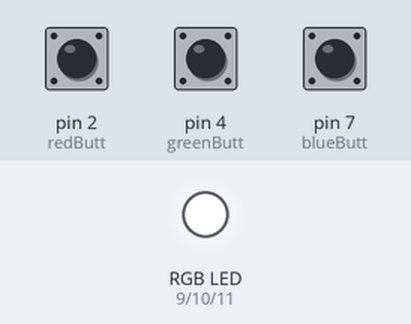
A sketch run on a simulated Arduino Uno, built with avr-gcc and run on an emulated ATmega328P. On the bench: an RGB LED mixed from three pins (HIGH = lit). Inputs (shaded band) come from the test bench; at power-on: pin 2 (redButt) HIGH, pin 4 (greenButt) HIGH, pin 7 (blueButt) HIGH. Dim RGB values are drawn brighter than linear.

Above: at 1.2 s.
1.3 s: pin 2 (redButt) pulled LOW for 0.15 s
At 2.5 s:
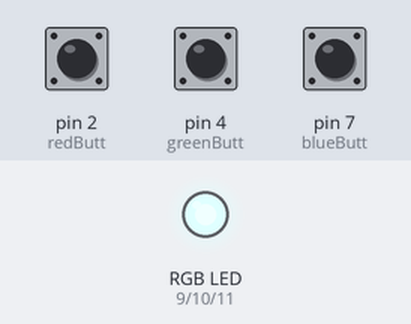
2.9 s: pin 4 (greenButt) pulled LOW for 0.15 s
At 3.7 s:
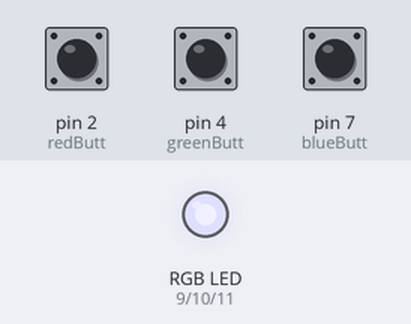
4.5 s: pin 7 (blueButt) pulled LOW for 0.15 s
At 5.8 s:
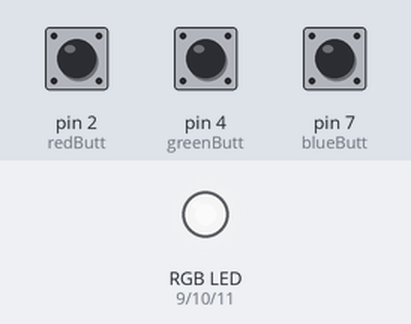
6.1 s: pin 2 (redButt) pulled LOW for 1 s
At 7.4 s:
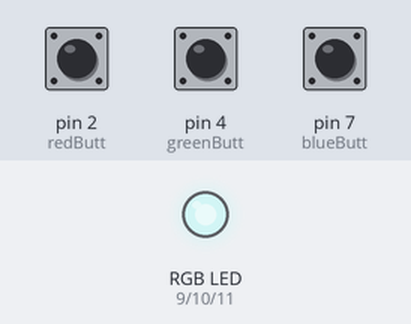
8.6 s: pin 4 (greenButt) pulled LOW for 1 s
At 10.5 s:
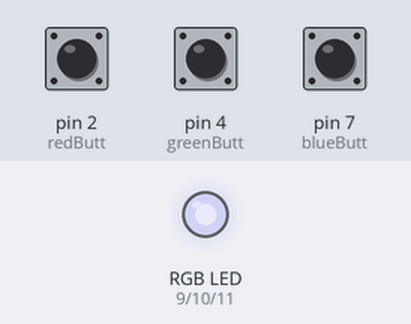
11.1 s: pin 7 (blueButt) pulled LOW for 1 s
At 12.4 s:
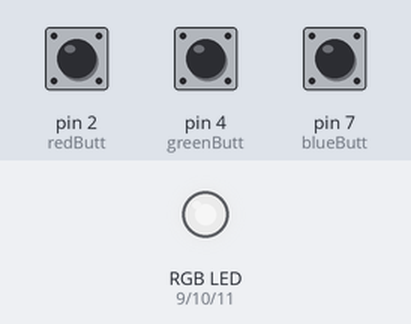
Timing chart, 0 to 14.1 s (numbered marks = the images above; inputs shaded):
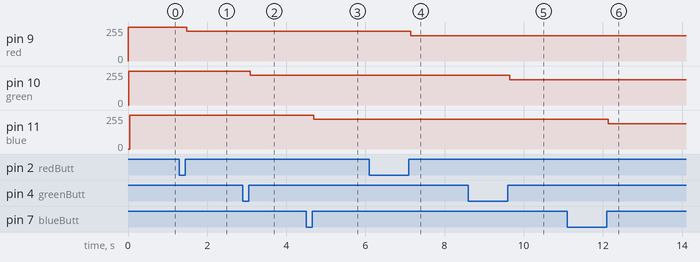

The sketch:

rgb.ino
```cpp
const int red = 9;
const int green = 10;
const int blue = 11;

const int redButt = 2;
const int greenButt = 4;
const int blueButt = 7;

int redVal = 255;
int greenVal = 255;
int blueVal = 255;
const int delta = 32;

void changeColor(int led, int& val, int button) {
  analogWrite(led, val);
  if (digitalRead(button));
  delay(20);
  if (digitalRead(button) == LOW) {
    val -= delta;
    if (val < 0)
      val = 255;
  }
  while (!digitalRead(button));
}

void setup() {
  pinMode(red, OUTPUT);
  pinMode(green, OUTPUT);
  pinMode(blue, OUTPUT);
  pinMode(redButt, INPUT_PULLUP);
  pinMode(greenButt, INPUT_PULLUP);
  pinMode(blueButt, INPUT_PULLUP);
}

void loop() {
  changeColor(red, redVal, redButt);
  changeColor(green, greenVal, greenButt);
  changeColor(blue, blueVal, blueButt);
}
```

Measured:
- after the input at 1.3 s, pin 9 (red): 255/255 → 223/255 after 0.19 s
- after the input at 2.9 s, pin 10 (green): 255/255 → 223/255 after 0.19 s
- after the input at 4.5 s, pin 11 (blue): 255/255 → 223/255 after 0.19 s
- after the input at 6.1 s, pin 9 (red): 223/255 → 191/255 after 1.0 s
- after the input at 8.6 s, pin 10 (green): 223/255 → 191/255 after 1.0 s
- after the input at 11.1 s, pin 11 (blue): 223/255 → 191/255 after 1.0 s
